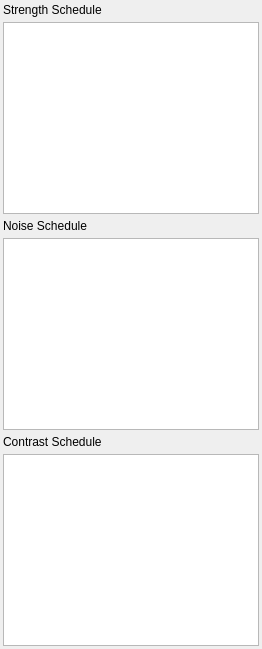
                        <widget class="QWidget" name="anim_common">
                         <property name="sizePolicy">
                          <sizepolicy hsizetype="Expanding" vsizetype="Preferred">
                           <horstretch>0</horstretch>
                           <verstretch>0</verstretch>
                          </sizepolicy>
                         </property>
                         <attribute name="title">
                          <string>Common</string>
                         </attribute>
                         <layout class="QVBoxLayout" name="verticalLayout_4">
                          <property name="spacing">
                           <number>5</number>
                          </property>
                          <property name="leftMargin">
                           <number>3</number>
                          </property>
                          <property name="topMargin">
                           <number>3</number>
                          </property>
                          <property name="rightMargin">
                           <number>3</number>
                          </property>
                          <property name="bottomMargin">
                           <number>3</number>
                          </property>
                          <item>
                           <widget class="QLabel" name="label_24">
                            <property name="text">
                             <string>Strength Schedule</string>
                            </property>
                           </widget>
                          </item>
                          <item>
                           <widget class="QTextEdit" name="strength_schedule">
                            <property name="maximumSize">
                             <size>
                              <width>16777215</width>
                              <height>1000</height>
                             </size>
                            </property>
                            <property name="acceptRichText">
                             <bool>false</bool>
                            </property>
                           </widget>
                          </item>
                          <item>
                           <widget class="QLabel" name="label_35">
                            <property name="text">
                             <string>Noise Schedule</string>
                            </property>
                           </widget>
                          </item>
                          <item>
                           <widget class="QTextEdit" name="noise_schedule">
                            <property name="maximumSize">
                             <size>
                              <width>16777215</width>
                              <height>1000</height>
                             </size>
                            </property>
                           </widget>
                          </item>
                          <item>
                           <widget class="QLabel" name="label_36">
                            <property name="text">
                             <string>Contrast Schedule</string>
                            </property>
                           </widget>
                          </item>
                          <item>
                           <widget class="QTextEdit" name="contrast_schedule">
                            <property name="maximumSize">
                             <size>
                              <width>16777215</width>
                              <height>1000</height>
                             </size>
                            </property>
                           </widget>
                          </item>
                         </layout>
                        </widget>
